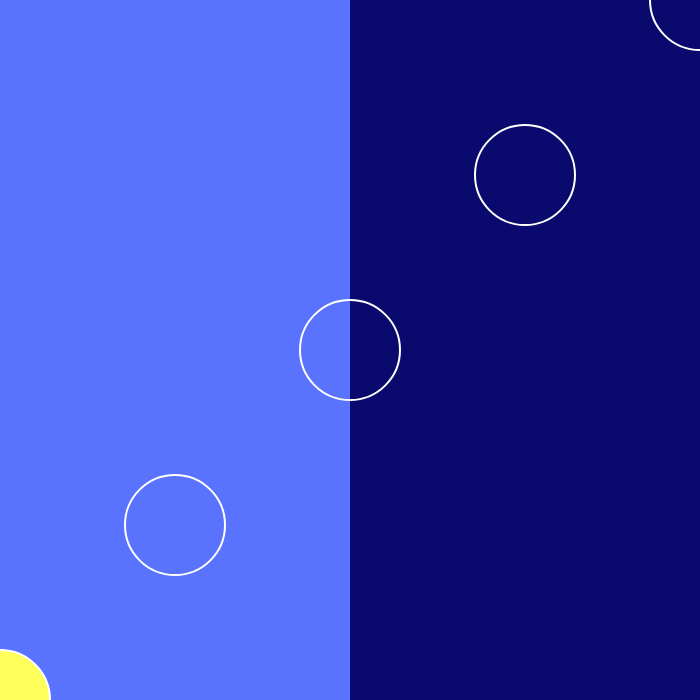
Frame 1 (no input)
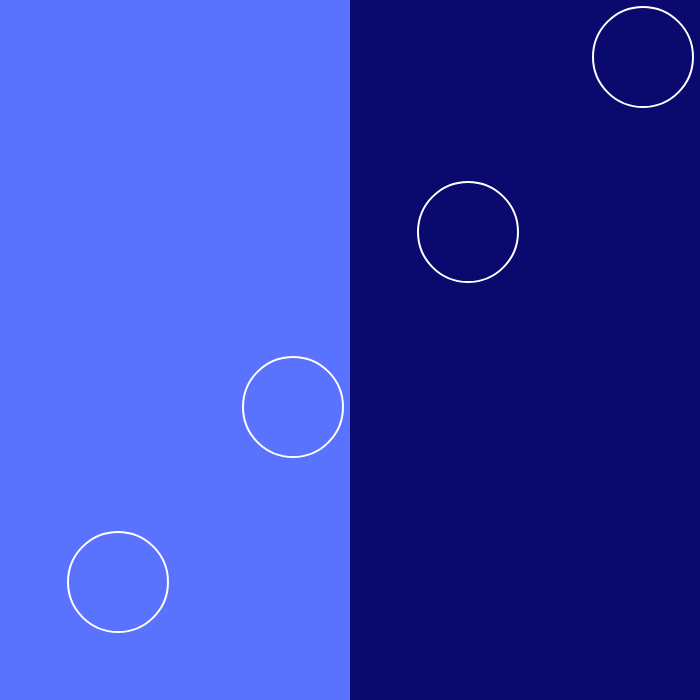
Frame 60 (no input)
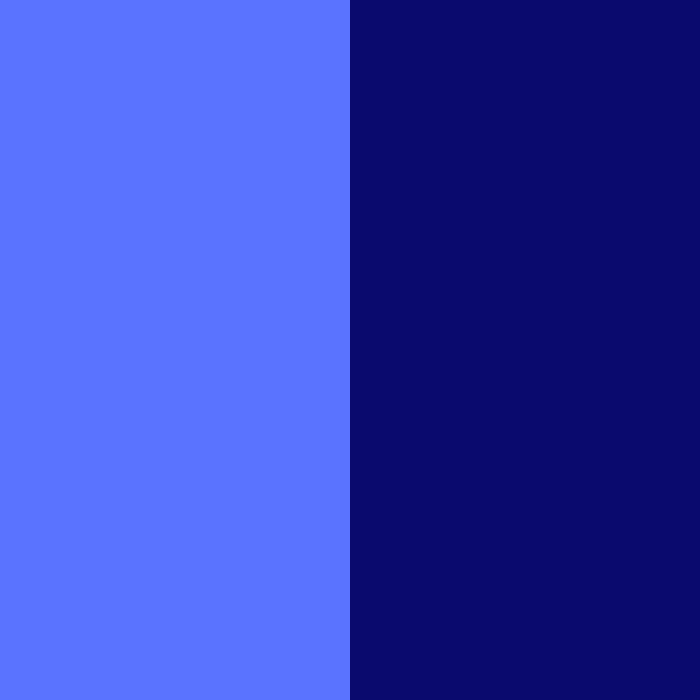
Frame 120 (the mouse pressed at the canvas centre since frame 60)

The p5.js sketch that drew these frames (run headless with seeded random() and noise() and a simulated clock; from frame 60 on, the mouse is pressed at the canvas centre):

// p5.js sketch
// ── sketch.js



//let circleXPositions = [0, 125, 225, 350, 700, 575, 475];
//let circleYPositions = [500, 350, 225, 100, 500, 350, 225];
let circleXPos = [0, 175, 350, 525, 700];
let circleYPos = [700, 525, 350, 175, 0];

function setup() {
  createCanvas(700, 700);
  
}

function draw() {
  skyBackground(90, 115, 255, 0, 0, 350, 700);
  skyBackground(10, 10, 110, 350, 0, 350, 700);
  for (let i = 0; i < circleXPos.length; i++) {   
        if (mouseX < 350) {
          
          if (mouseX > circleXPos[i] - 35 && circleXPos[i] < circleXPos[i] + 35 &&
          circleYPos[i] > circleYPos[i] - 35 && circleYPos[i] < circleYPos[i] + 35) {
          
          skyCircle(255, 255, 90, 255, circleXPos [i], circleYPos[i], 100);
        }
        else {
          skyCircle(0,0,0,0, circleXPos[i], circleYPos[i], 100)
        }
      }
        if (mouseX > 350){
          if (mouseX > circleXPos[i] - 35 && circleXPos[i] < circleXPos[i] + 35 &&
          circleYPos[i] > circleYPos[i] - 35 && circleYPos[i] < circleYPos[i] + 35) {
          skyCircle(190, 190, 200, 255, circleXPos [i], circleYPos[i], 100);
        }
        else {
          skyCircle(0,0,0,0, circleXPos[i], circleYPos[i], 100)
        }
    }
       circleYPos [i] += - 2 ; //moves the circles vertically
       circleXPos [i] += 2; //moves the circles horizontally
  if (i > circleXPos.length){
    let i = 0
  }

  }
}











//circles
function skyCircle(r, g, b, a, x, y, Radius) {
  fill(r, g, b, a);
  stroke("white");
  strokeWeight(2);
  circle(x, y, Radius);
}

//draws the sky background
function skyBackground(r, g, b, x, y, w, h) {
  noStroke();
  fill(r, g, b);
  rect(x, y, w, h);
}
